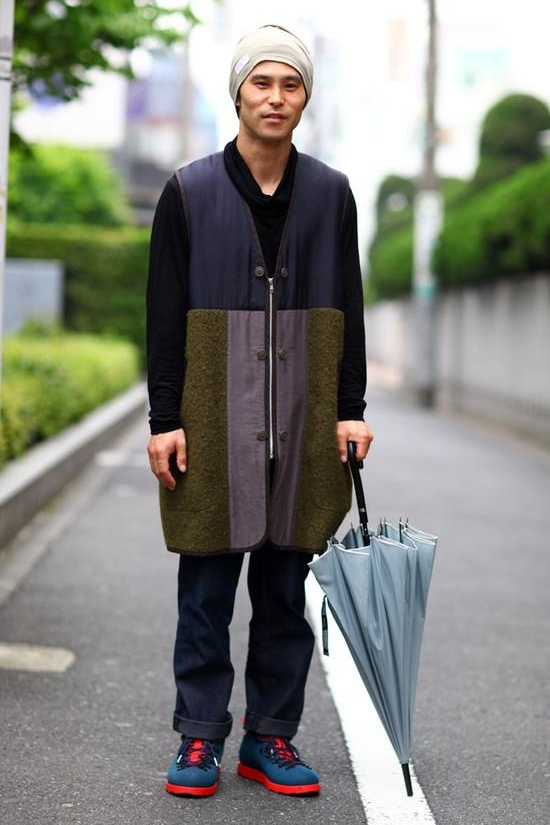
#> input picture train/images/img_0043.jpeg, 550 x 825 px; its folder holds only this picture in this run
$ jupyter execute --allow-errors Untitled.ipynb
#> lines starting #> are read from the running program, lines starting #| are printed output that depends on the picture
#> further down, imagen is the input picture: shape (825, 550, 3); mean B, G, R 125.7, 133.8, 132.1
#> `imagen = cv2.resize(imagen, (400,250))`:
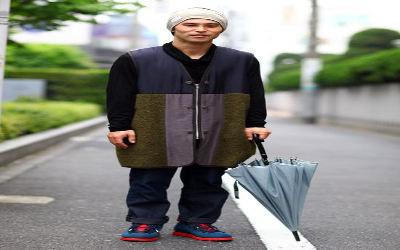
#> imagen: shape (250, 400, 3); mean B, G, R 125.6, 133.7, 132
[cell 1]
import numpy as np
import cv2
import glob

[cell 2]
images_train = sorted(glob.glob('train/images/*.jpeg'))
masks_train = sorted(glob.glob('train/masks/*.jpeg'))

[cell 3]
images_test = sorted(glob.glob('test/images/*.jpeg'))
masks_test = sorted(glob.glob('test/masks/*.jpeg'))

[cell 4]
contador = 1
lista = []
#> (the rest of this cell did not finish here and is left out)

[cell 5]
np.savetxt('labels_train.csv', lista)

[cell 6]
imagen = cv2.imread(images_test[0])
imagen = cv2.resize(imagen, (400,250))
f, c = imagen.shape[0:2]
imagen_amp = cv2.copyMakeBorder(imagen, 75,75,75,75,cv2.BORDER_CONSTANT)
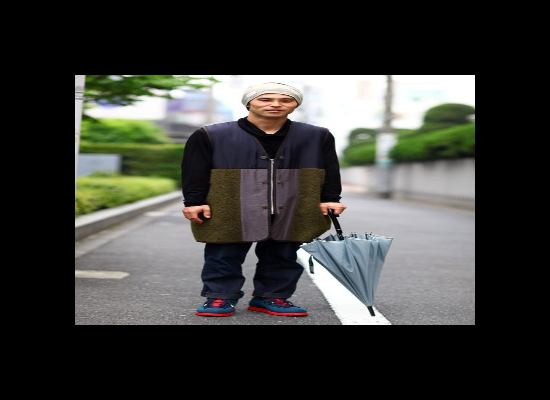
#> imagen_amp: shape (400, 550, 3); mean B, G, R 57.1, 60.8, 60
#> (the rest of this cell did not finish here and is left out)

$ run again, on train/images/img_0154.jpeg
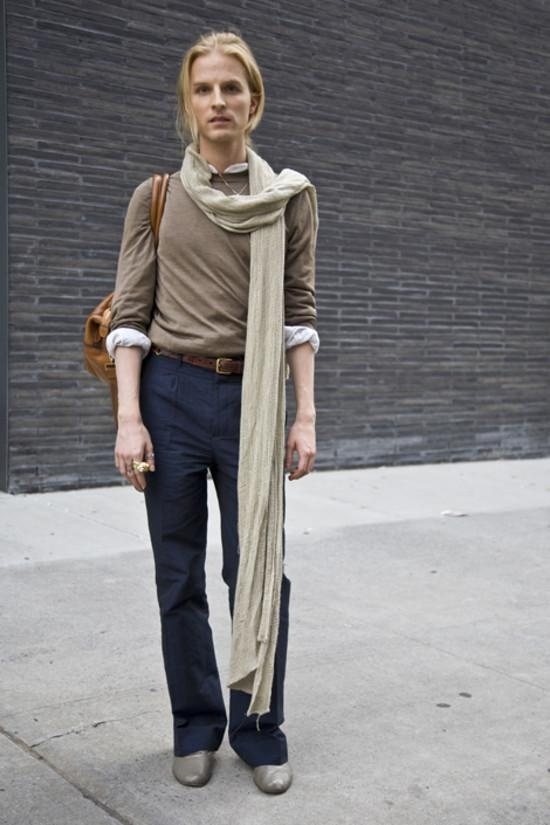
#> input picture train/images/img_0154.jpeg, 550 x 825 px
#> imagen is the input picture: shape (825, 550, 3); mean B, G, R 125.6, 124.4, 126.4
#> `imagen = cv2.resize(imagen, (400,250))`:
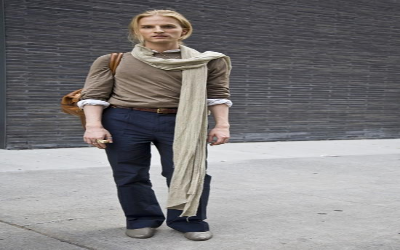
#> imagen: shape (250, 400, 3); mean B, G, R 125.5, 124.3, 126.3
#> `imagen_amp = cv2.copyMakeBorder(imagen, 75,75,75,75,cv2.BORDER_CONSTANT)`:
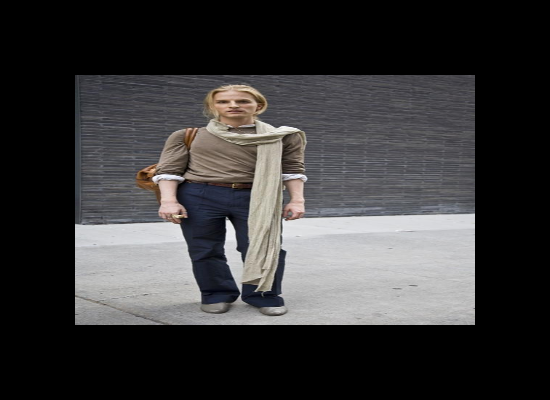
#> imagen_amp: shape (400, 550, 3); mean B, G, R 57, 56.5, 57.4

$ run again, on train/images/img_0158.jpeg
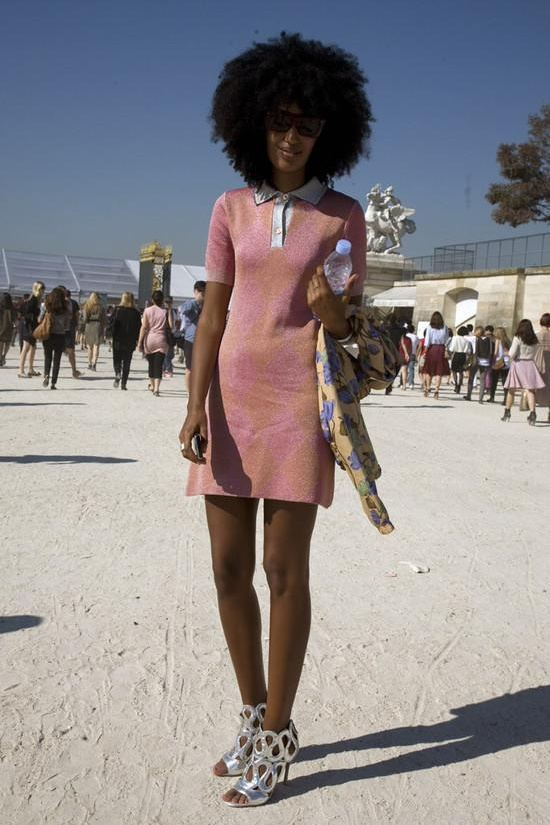
#> input picture train/images/img_0158.jpeg, 550 x 825 px
#> imagen is the input picture: shape (825, 550, 3); mean B, G, R 139.4, 137.7, 142.2
#> `imagen = cv2.resize(imagen, (400,250))`:
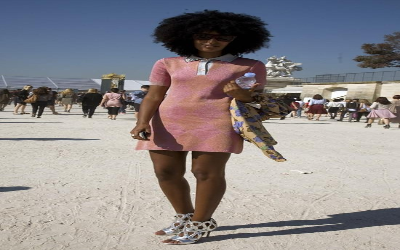
#> imagen: shape (250, 400, 3); mean B, G, R 139.3, 137.6, 142.1
#> `imagen_amp = cv2.copyMakeBorder(imagen, 75,75,75,75,cv2.BORDER_CONSTANT)`:
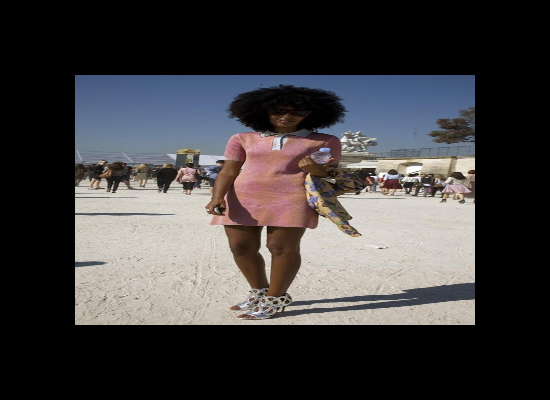
#> imagen_amp: shape (400, 550, 3); mean B, G, R 63.3, 62.6, 64.6

$ run again, on train/images/img_0203.jpeg
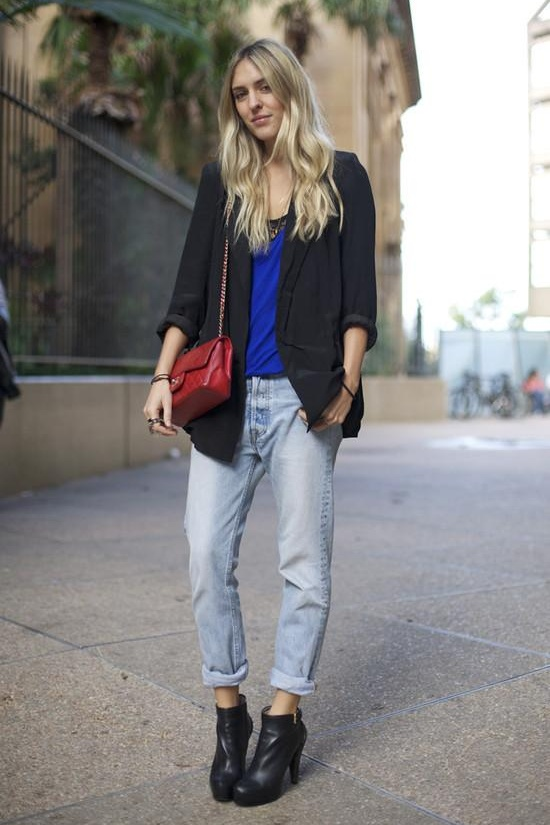
#> input picture train/images/img_0203.jpeg, 550 x 825 px
#> imagen is the input picture: shape (825, 550, 3); mean B, G, R 131.4, 132.1, 134.7
#> `imagen = cv2.resize(imagen, (400,250))`:
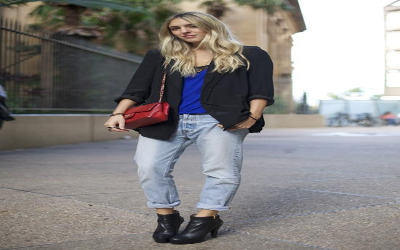
#> imagen: shape (250, 400, 3); mean B, G, R 131.3, 132, 134.6
#> `imagen_amp = cv2.copyMakeBorder(imagen, 75,75,75,75,cv2.BORDER_CONSTANT)`:
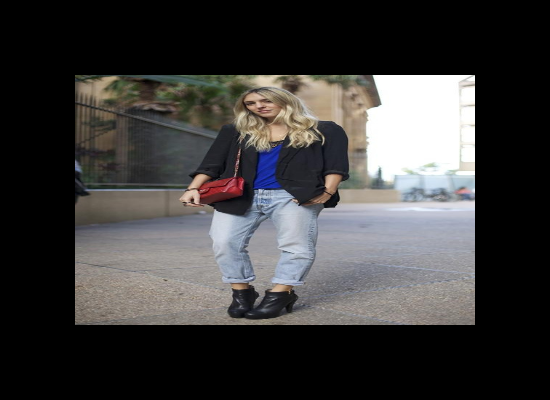
#> imagen_amp: shape (400, 550, 3); mean B, G, R 59.7, 60, 61.2

$ run again, on train/images/img_0137.jpeg
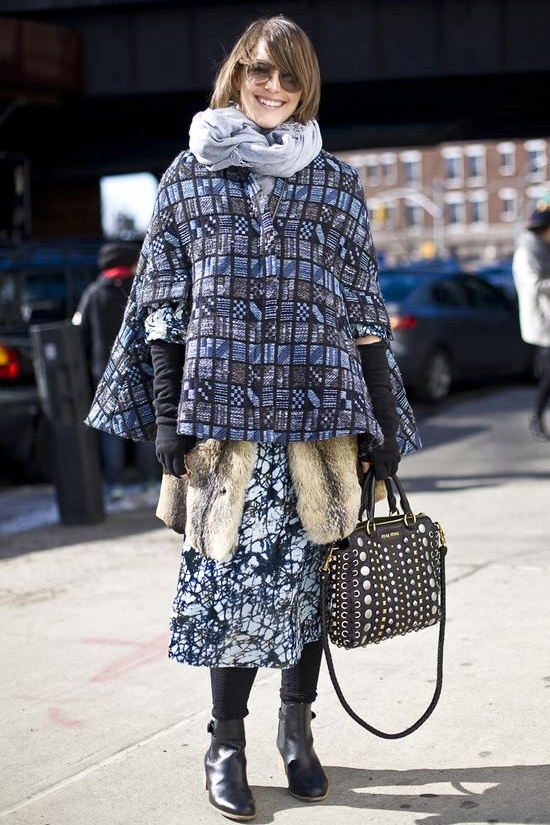
#> input picture train/images/img_0137.jpeg, 550 x 825 px
#> imagen is the input picture: shape (825, 550, 3); mean B, G, R 117.3, 112.5, 113.5
#> `imagen = cv2.resize(imagen, (400,250))`:
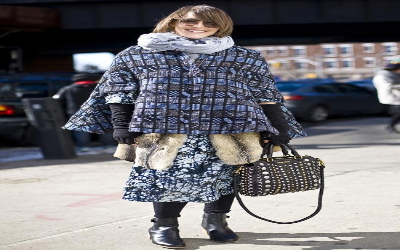
#> imagen: shape (250, 400, 3); mean B, G, R 117.2, 112.4, 113.4
#> `imagen_amp = cv2.copyMakeBorder(imagen, 75,75,75,75,cv2.BORDER_CONSTANT)`:
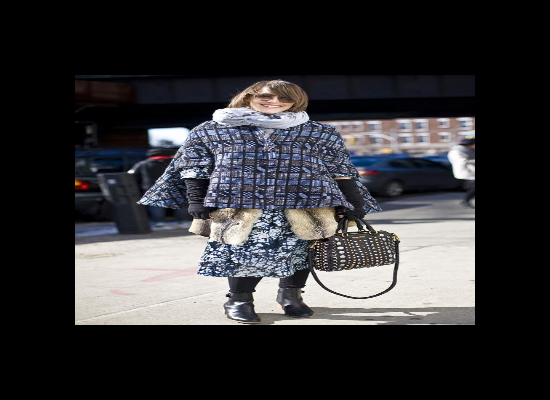
#> imagen_amp: shape (400, 550, 3); mean B, G, R 53.3, 51.1, 51.6
